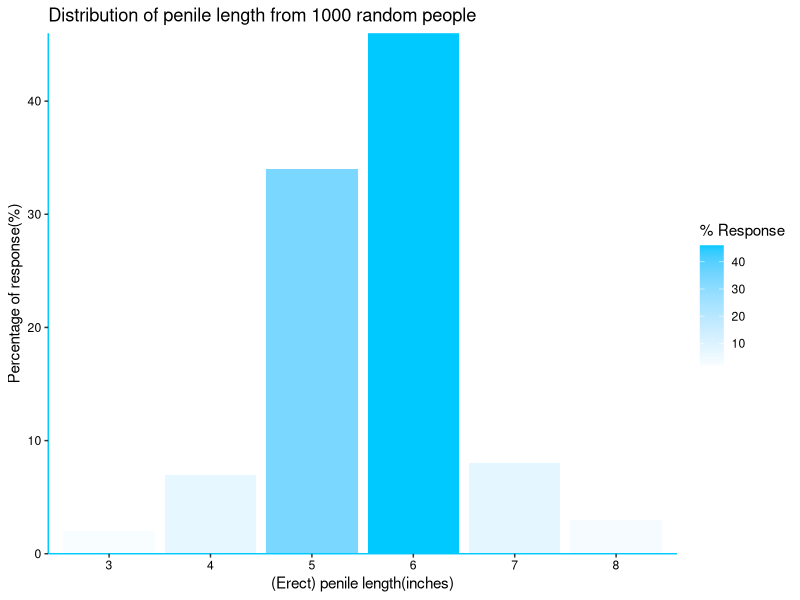

The R script that drew this image:
# Duc Anh, DCS 105 A Calling Bull
# BS #2, Distribution of penile length bar chart, Dec 12, 2020
library(ggplot2)
#import data
aveSalary <- c(58, 48, 36, 32, 38, 27)
lengths <- c(3, 4, 5, 6, 7, 8)
noOfResponse <- c(2, 7, 34, 46, 8, 3)
averagePromotion <- c(2.6, 2.9, 1.8, 1.2, 0.7, 0.5)

#make a data frame to use ggplot2
df <- data.frame(lengths, noOfResponse)

#label scale for x axis
df$lengths <- factor(df$lengths, levels = c(3:8))


p <- ggplot(df) 

#Create color bar
p + geom_col(aes(lengths, noOfResponse, fill = noOfResponse)) +
  #https://uigradients.com/#BackToEarth
  scale_fill_gradient2(name = "% Response", high="#00C9FF", low = "#92FE9D") + 
  ggtitle("Distribution of penile length from 1000 random people") +
  ylab("Percentage of response(%)") + 
  xlab("(Erect) penile length(inches)") +
  #delete back ground color and change axis color
  theme(
    plot.background = element_rect(fill = "white"),
    panel.background = element_rect(fill = "white"),
    axis.line = element_line(color = "#00C9FF"),
    axis.text = element_text(color = "black")
  ) +
  #Make the bar starts at 0
  scale_y_continuous(expand = c(0, 0), limits = c(0, NA)) 

 
